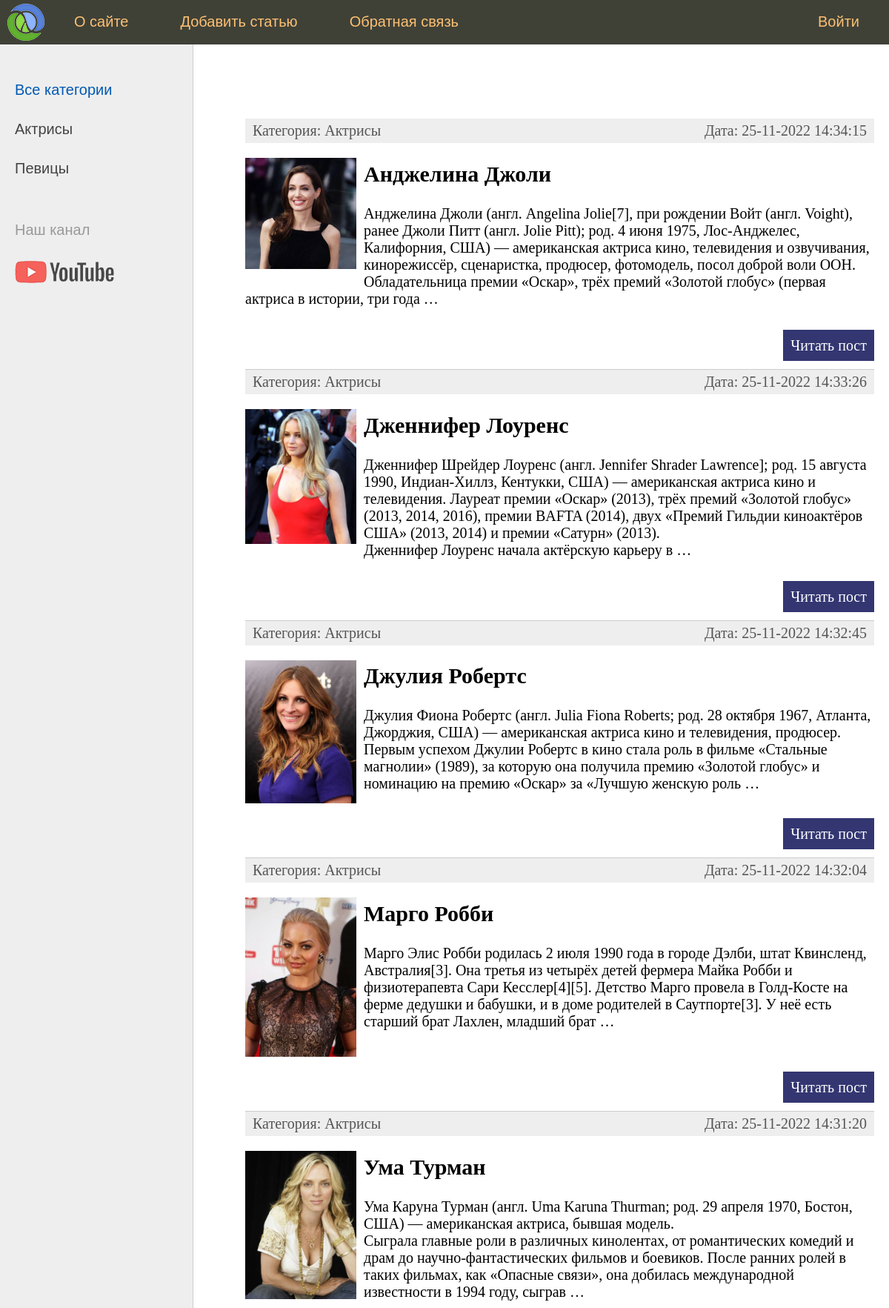
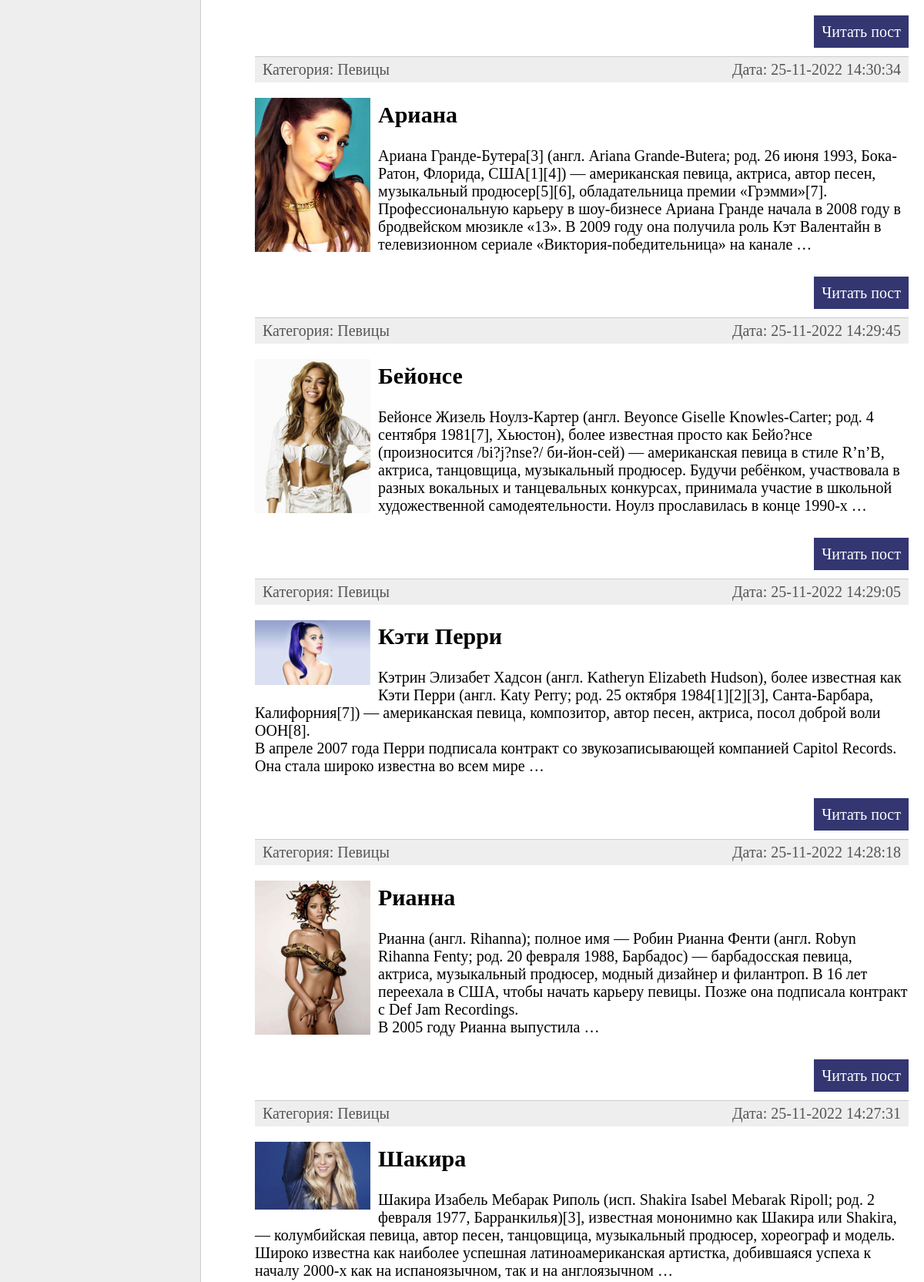
The page / (upper part) on the database its author committed (2 pictures, top to bottom).
### women/models.py (models this page shows, shortened)
class Category(models.Model):
    name = models.CharField(max_length=100, db_index=True, verbose_name="Категория")
    slug = models.SlugField(max_length=255, unique=True, db_index=True, verbose_name="URL")
    def __str__(self):
        return self.name
    def get_absolute_url(self):
        return reverse('category', kwargs={'cat_id': self.pk})
    class Meta:
        verbose_name = 'Категория'
        verbose_name_plural = 'Категории'
        ordering = ['id']

class Women(models.Model):
    title = models.CharField(max_length=255, verbose_name="Заголовок")
    slug = models.SlugField(max_length=255, unique=True, db_index=True, verbose_name="URL")
    content = models.TextField(blank=True, verbose_name="Текст статьи")
    photo = models.ImageField(upload_to="photos/%Y/%m/%d/", verbose_name="Фото")
    time_create = models.DateTimeField(auto_now_add=True, verbose_name="Время создания")
    time_update = models.DateTimeField(auto_now=True, verbose_name="Время изменения")
    is_published = models.BooleanField(default=True, verbose_name="Публикация")
    cat = models.ForeignKey('Category', on_delete=models.PROTECT, verbose_name="Категории")
    def get_absolute_url(self):
        return reverse('post', kwargs={'post_slug': self.slug})
    class Meta:
        verbose_name = 'Известные женщины'
        verbose_name_plural = 'Известные женщины'
        ordering = ['-time_create', 'title']

### women/views.py (the view)
# urls.py: path('', index, name='home'),
def index(request):
    posts = Women.objects.all()
    context = {
        'posts': posts,
        'menu': menu,
        'title': 'Главная страница',
        'cat_selected': 0,
    }
    return render(request, 'women/index.html', context=context)

### women/templatetags/women_tags.py (called while the page is built)
@register.inclusion_tag('women/list_categories.html')
def show_categories(sort=None, cat_selected=0):
    if not sort:
        cats = Category.objects.all()
    else:
        cats = Category.objects.order_by(sort)
    return {"cats": cats, "cat_selected": cat_selected}

### women/templates/women/index.html (shortened to what this page needs)
{% extends 'women/base.html' %}
{% block content %}
<ul class="list-articles">
	{% for p in posts %}
			<li><div class="article-panel">
	<p class="first">Категория: {{p.cat}}</p>
	<p class="last">Дата: {{p.time_update|date:"d-m-Y H:i:s"}}</p>
</div>
{% if p.photo %}
	<p><img class="img-article-left thumb" src="{{p.photo.url}}"></p>
{% endif %}
				<h2>{{p.title}}</h2>
	{% autoescape on %}
	{{p.content|linebreaks|truncatewords:50}}
	{% endautoescape %}
			<p class="link-read-post"><a href="{{ p.get_absolute_url }}">Читать пост</a></p>
			</li>
	{% endfor %}
</ul>
{% endblock %}

### women/templates/women/base.html (shortened to what this page needs)
{% load static %}
{% load women_tags %}
<!DOCTYPE html>
<html>
<head>
	<link type="text/css" href="{% static 'women/css/styles.css' %}" rel="stylesheet" />
</head>
<body>
<table class="table-page" border=0 cellpadding="0" cellspacing="0">
<tr><td valign=top>
{% block mainmenu %}
		<div class="header">
			<ul id="mainmenu" class="mainmenu">
			<li class="logo"><a href="{% url 'home' %}"><div class="logo"></div></a></li>
{% for m in menu %}
	{% if not forloop.last %}
			<li><a href="{% url m.url_name %}">{{m.title}}</a></li>
	{% else %}
			<li class="last"><a href="{% url m.url_name %}">{{m.title}}</a></li>
	{% endif %}
{% endfor %}
			</ul>
		</div>
{% endblock mainmenu %}
<table class="table-content" border=0 cellpadding="0" cellspacing="0">
<tr>
	<td valign="top" class="left-chapters">
	<ul id="leftchapters">
{% if cat_selected == 0 %}
		<li class="selected">Все категории</li>
{% else %}
		<li><a href="{% url 'home' %}">Все категории</a></li>
{% endif %}
{% show_categories cat_selected=cat_selected %}
		<li class="share">
		<p>Наш канал</p>
		<a class="share-yt" href="https://www.youtube.com/channel/UClJzWfGWuGJL2t-3dYKcHTA/playlists" target="_blank" rel="nofollow"></a>
		</li>
	</ul>
</td>
<td valign="top" class="content">
	<div class="content-text">
{% block content %}
{% endblock %}
	</div>
</td></tr></table>
</td></tr>
</table>
</body>
</html>

### women/templates/women/list_categories.html
{% for c in cats %}
	{% if c.pk == cat_selected %}
		<li class="selected">{{c.name}}</li>
	{% else %}
		<li><a href="{{ c.get_absolute_url }}">{{c.name}}</a></li>
	{% endif %}
{% endfor %}

### women/static/women/css/styles.css (style rules this page uses)
html, body { font-family: 'Arial'; margin: 0; padding: 0; height: 100%; width: 100%; color: #444; }
a { color: #0059b2; text-decoration: none; }
img { max-width: 600px; height: auto; }
img.img-article-left { max-width: 300px; height: auto; float: left; padding: 0 10px 10px 0; }
img.img-article-left.thumb { max-width: 150px; height: auto; }
p.link-read-post { text-align: right; }
p.link-read-post a { padding: 10px; min-width: 100px; background: #333671; color: #fff; text-decoration: none; }
div.article-panel { background: #eee; padding: 5px 10px 5px 10px; box-sizing border-box; overflow: hidden; color: #555; }
div.article-panel p.first { margin: 0; float: left; }
div.article-panel p.last { margin: 0; float: right; }
ul.list-articles { list-style: none; margin: 0; padding: 0; }
ul.list-articles li { border-bottom: 1px solid #ccc; }
.table-page { width: 100%; height: 100%; vertical-align: top; }
.table-page tr { height: 100%; }
.header { background: #3F4137; height: 60px; }
.logo { background: url('../images/logo.png') no-repeat 10px 5px; width: 70px; height: 60px; }
ul.mainmenu { list-style: none; margin: 0; padding: 0; height: 60px; color: #fdc073; font-size: 20px; overflow: hidden; }
ul.mainmenu li { float: left; margin: 18px 40px 0 30px; }
ul.mainmenu li.logo { margin: 0; }
ul.mainmenu li.last { float: right; }
ul.mainmenu li a { color: #fdc073; text-decoration: none; }
.table-content { width: 100%; min-height: 100%; height: 100%; }
.left-chapters { margin: 0; background: #eee; border-right: 1px solid #ccc; min-height: 100%; }
.left-chapters ul { width: 230px; min-height: 100%; margin: 0; padding: 20px 10px 10px 20px; list-style: none; font-size: 20px; }
.left-chapters ul li { margin: 30px 0 0 0; color: #999; }
.left-chapters ul li.selected { color: #0059b2; }
.left-chapters ul li a { color: #444; text-decoration: none; }
.left-chapters ul li.share { margin: 60px 0 0 0; }
.left-chapters ul li.share p { margin: 30px 0 30px 0; }
.left-chapters ul li.share a { display: inline-block; width: 40px; height: 40px; margin: 0 20px 0 0; }
.left-chapters ul li.share a.share-yt { width: 100%; height: 30px; background: url('../images/share_yt.png') no-repeat 0 0 }
.content { padding: 40px 20px 20px 40px; width: 100%; box-sizing: border-box; }
.content-text { margin: 60px 0 0 30px; color: #000; font-size: 20px; font-family: Yandex Sans Display Light; }

### rows shown on the page
Category: name "Актрисы"
Category: name "Певицы"
Women: cat "Актрисы", time_update "25-11-2022 14:34:15", photo (picture), title "Анджелина Джоли", content "Анджелина Джоли (англ. Angelina Jolie[7], при рождении Войт (англ. Voight), ранее Джоли Питт (англ. Jolie Pitt); род. 4 июня 1975, Лос-Анджелес, Калифорния, США) — американская актриса кино, телевидения и озвучивания, кинорежиссёр, сценаристка, продюсер, фотомодель, посол доброй воли ООН. Обладательница премии «Оскар», трёх премий «Золотой глобус» (первая актриса в истории, три года …"
Women: cat "Актрисы", time_update "25-11-2022 14:33:26", photo (picture), title "Дженнифер Лоуренс", content "Дженнифер Шрейдер Лоуренс (англ. Jennifer Shrader Lawrence]; род. 15 августа 1990, Индиан-Хиллз, Кентукки, США) — американская актриса кино и телевидения. Лауреат премии «Оскар» (2013), трёх премий «Золотой глобус» (2013, 2014, 2016), премии BAFTA (2014), двух «Премий Гильдии киноактёров США» (2013, 2014) и премии «Сатурн» (2013). Дженнифер Лоуренс начала актёрскую карьеру в …"
Women: cat "Актрисы", time_update "25-11-2022 14:32:45", photo (picture), title "Джулия Робертс", content "Джулия Фиона Робертс (англ. Julia Fiona Roberts; род. 28 октября 1967, Атланта, Джорджия, США) — американская актриса кино и телевидения, продюсер. Первым успехом Джулии Робертс в кино стала роль в фильме «Стальные магнолии» (1989), за которую она получила премию «Золотой глобус» и номинацию на премию «Оскар» за «Лучшую женскую роль …"
Women: cat "Актрисы", time_update "25-11-2022 14:32:04", photo (picture), title "Марго Робби", content "Марго Элис Робби родилась 2 июля 1990 года в городе Дэлби, штат Квинсленд, Австралия[3]. Она третья из четырёх детей фермера Майка Робби и физиотерапевта Сари Кесслер[4][5]. Детство Марго провела в Голд-Косте на ферме дедушки и бабушки, и в доме родителей в Саутпорте[3]. У неё есть старший брат Лахлен, младший брат …"
Women: cat "Актрисы", time_update "25-11-2022 14:31:20", photo (picture), title "Ума Турман", content "Ума Каруна Турман (англ. Uma Karuna Thurman; род. 29 апреля 1970, Бостон, США) — американская актриса, бывшая модель. Сыграла главные роли в различных кинолентах, от романтических комедий и драм до научно-фантастических фильмов и боевиков. После ранних ролей в таких фильмах, как «Опасные связи», она добилась международной известности в 1994 году, сыграв …"
Women: cat "Певицы", time_update "25-11-2022 14:30:34", photo (picture), title "Ариана", content "Ариана Гранде-Бутера[3] (англ. Ariana Grande-Butera; род. 26 июня 1993, Бока-Ратон, Флорида, США[1][4]) — американская певица, актриса, автор песен, музыкальный продюсер[5][6], обладательница премии «Грэмми»[7]. Профессиональную карьеру в шоу-бизнесе Ариана Гранде начала в 2008 году в бродвейском мюзикле «13». В 2009 году она получила роль Кэт Валентайн в телевизионном сериале «Виктория-победительница» на канале …"
Women: cat "Певицы", time_update "25-11-2022 14:29:45", photo (picture), title "Бейонсе", content "Бейонсе Жизель Ноулз-Картер (англ. Beyonce Giselle Knowles-Carter; род. 4 сентября 1981[7], Хьюстон), более известная просто как Бейо?нсе (произносится /bi?j?nse?/ би-йон-сей) — американская певица в стиле R’n’B, актриса, танцовщица, музыкальный продюсер. Будучи ребёнком, участвовала в разных вокальных и танцевальных конкурсах, принимала участие в школьной художественной самодеятельности. Ноулз прославилась в конце 1990-х …"
Women: cat "Певицы", time_update "25-11-2022 14:29:05", photo (picture), title "Кэти Перри", content "Кэтрин Элизабет Хадсон (англ. Katheryn Elizabeth Hudson), более известная как Кэти Перри (англ. Katy Perry; род. 25 октября 1984[1][2][3], Санта-Барбара, Калифорния[7]) — американская певица, композитор, автор песен, актриса, посол доброй воли ООН[8]. В апреле 2007 года Перри подписала контракт со звукозаписывающей компанией Capitol Records. Она стала широко известна во всем мире …"
Women: cat "Певицы", time_update "25-11-2022 14:28:18", photo (picture), title "Рианна", content "Рианна (англ. Rihanna); полное имя — Робин Рианна Фенти (англ. Robyn Rihanna Fenty; род. 20 февраля 1988, Барбадос) — барбадосская певица, актриса, музыкальный продюсер, модный дизайнер и филантроп. В 16 лет переехала в США, чтобы начать карьеру певицы. Позже она подписала контракт с Def Jam Recordings. В 2005 году Рианна выпустила …"
Women: cat "Певицы", time_update "25-11-2022 14:27:31", photo (picture), title "Шакира", content "Шакира Изабель Мебарак Риполь (исп. Shakira Isabel Mebarak Ripoll; род. 2 февраля 1977, Барранкилья)[3], известная мононимно как Шакира или Shakira, — колумбийская певица, автор песен, танцовщица, музыкальный продюсер, хореограф и модель. Широко известна как наиболее успешная латиноамериканская артистка, добившаяся успеха к началу 2000-х как на испаноязычном, так и на англоязычном …"

### other values the page prints
{{ m.title }} "О сайте" "Добавить статью" "Обратная связь"
{{ m.title }} "Войти"
